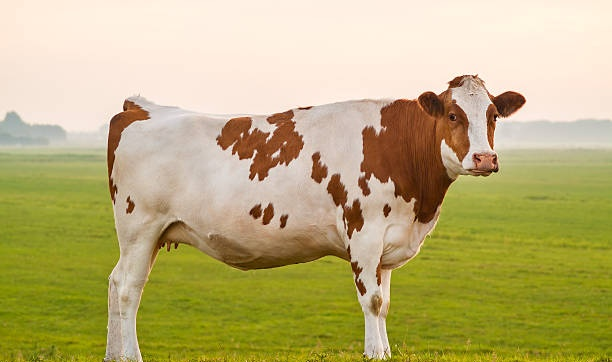
#> input picture temp_crop.jpg, 612 x 362 px
$ python -i processor.py   (imports and definitions only)
#> lines starting #> are read from the running program, lines starting #| are printed output that depends on the picture; after the words box and inside, x2 and y2 are one past the last pixel; in counts of white or black regions, pixels touching at a corner belong together
#> further down, picture is the input picture: shape (362, 612, 3); mean B, G, R 120.7, 175.4, 187.3
# processor.py

import cv2
import numpy as np
import imutils
from skimage.measure import regionprops, label
import math

def detect_animal_bbox(image):
    """
    Simple foreground detection to locate largest object (animal).
    For production, replace with an object detector (YOLO) trained for cattle/buffalo.
    Returns bbox (x,y,w,h) of the animal region.
    """
    gray = cv2.cvtColor(image, cv2.COLOR_BGR2GRAY)
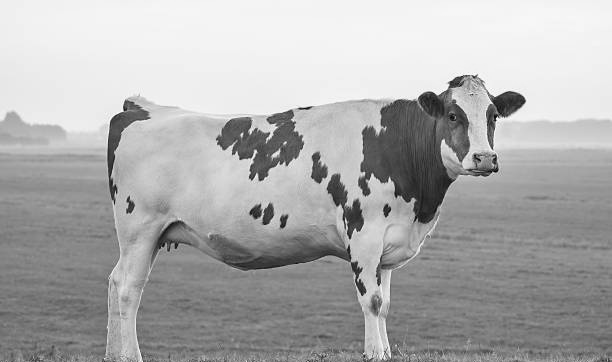
#> gray: shape (362, 612); min 5, max 252, mean 172.8
    blur = cv2.GaussianBlur(gray, (7,7), 0)
    _, th = cv2.threshold(blur, 0, 255, cv2.THRESH_BINARY+cv2.THRESH_OTSU)
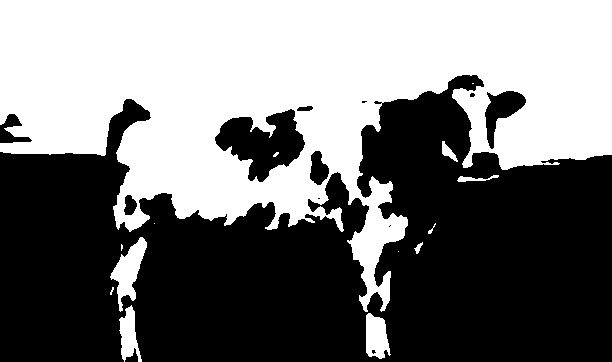
#> th: shape (362, 612); 46.3% white; 14 white regions (6 under 20 px), largest, box (x1, y1, x2, y2) and area: (0, 0, 612, 312) 99424, (110, 237, 147, 312) 1176, (366, 313, 391, 359) 835

    # invert if needed (animal dark on light background)
    if np.mean(gray[th==255]) < np.mean(gray[th==0]):
        th = cv2.bitwise_not(th)

    # morphological operations
    kernel = cv2.getStructuringElement(cv2.MORPH_ELLIPSE,(9,9))
    th = cv2.morphologyEx(th, cv2.MORPH_CLOSE, kernel, iterations=2)
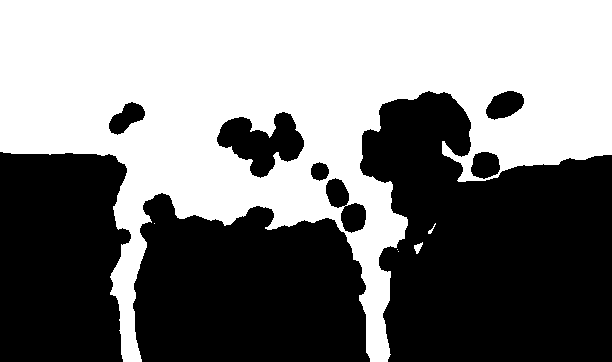
#> th: shape (362, 612); 48.9% white; 6 white regions (3 under 20 px)

    cnts = cv2.findContours(th, cv2.RETR_EXTERNAL, cv2.CHAIN_APPROX_SIMPLE)
#> cnts = 6 contours, 4 with area under 20; largest, box (x1, y1, x2, y2) and area: (0, 0, 612, 362) 113402, (414, 242, 423, 254) 43
    cnts = imutils.grab_contours(cnts)

    if not cnts:
        return None, th

    c = max(cnts, key=cv2.contourArea)
#> c = contour of 830 points, box (x1, y1, x2, y2) (0, 0, 612, 362), area 113402
    x,y,w,h = cv2.boundingRect(c)
#> x = 0; y = 0; w = 612; h = 362

    return (x,y,w,h), th


# [144 lines left out: functions extract_silhouette, fit_ellipse_major_axis, compute_body_length_and_height, detect_visible_disease, find_calibration_pixel_per_cm, not called in this run]

>>> import cv2
>>> picture = cv2.imread('temp_crop.jpg')
>>> result = detect_animal_bbox(picture)
